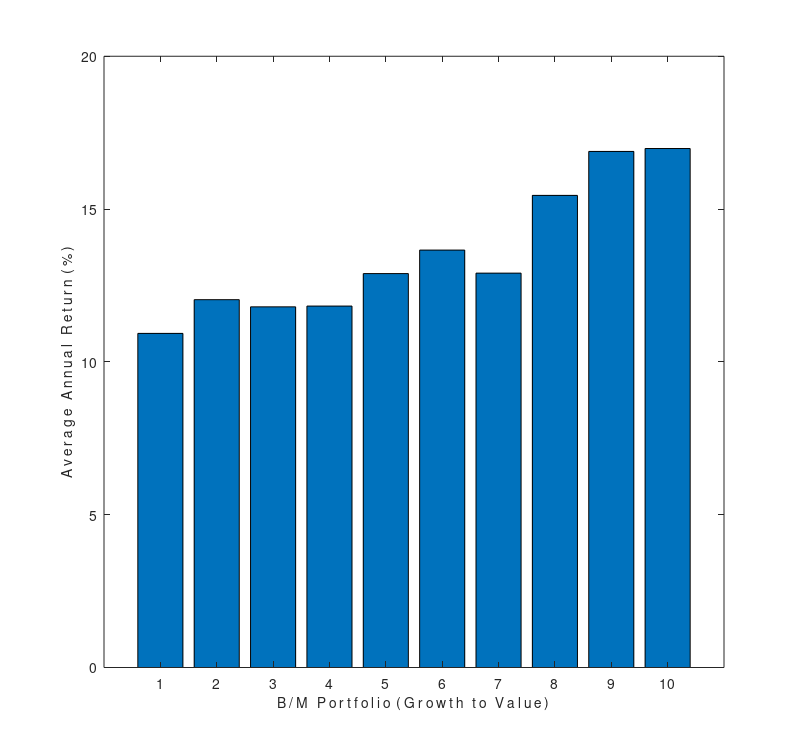
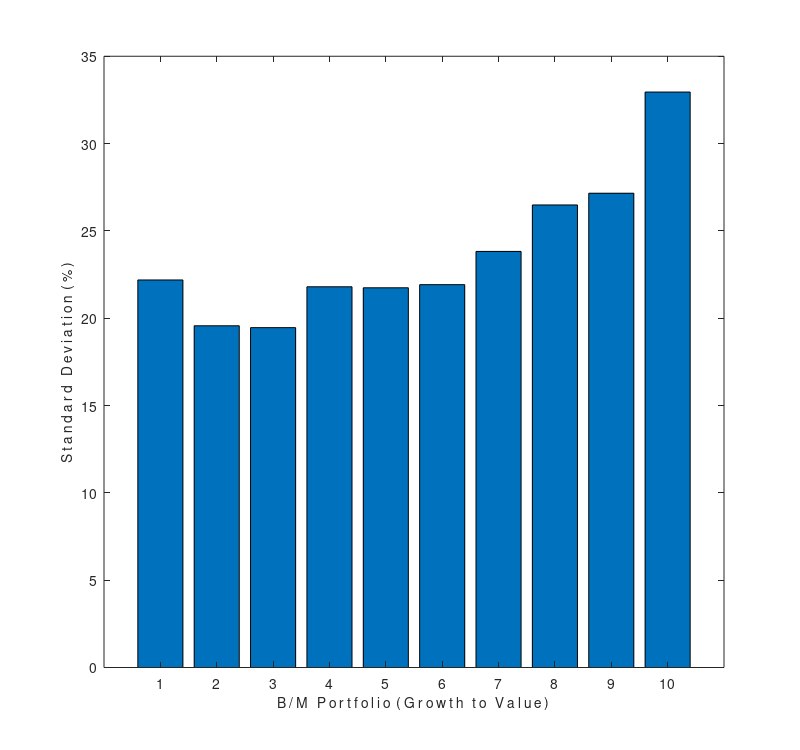
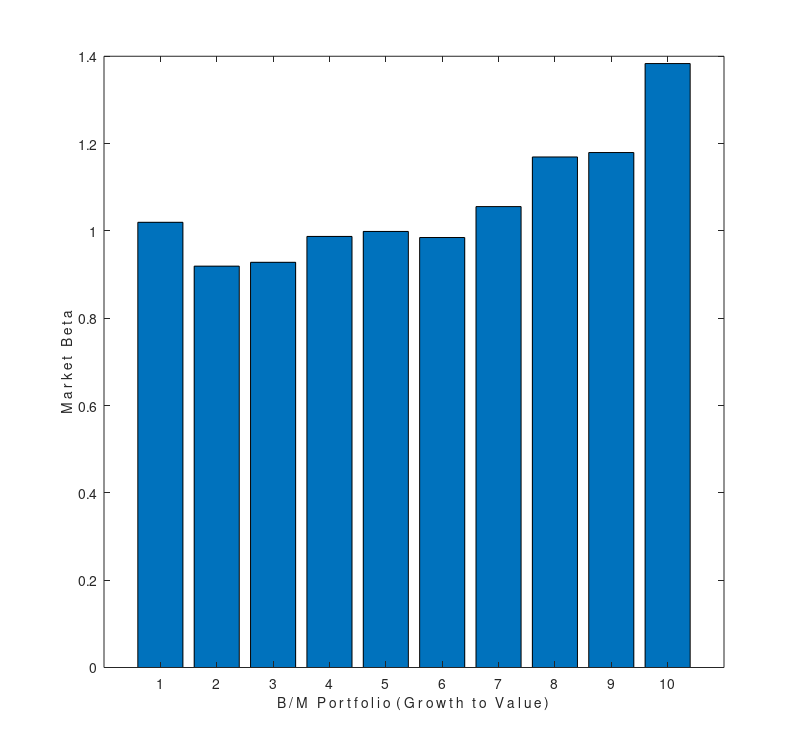
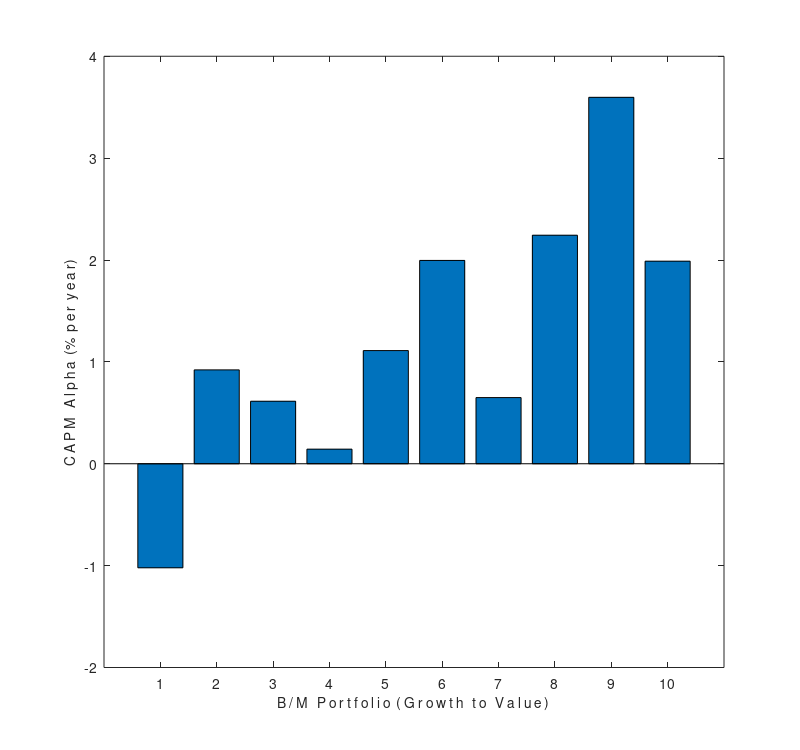

MATLAB code to generate these figures, in order:
clear all
clc
 
N = 10;                 % number of B/M-sorted portfolios: 3, 5, or 10
W = 10;                  % window (years) over which moving averages are computed
period = 1927:2016;     % time period between 1927 and 2016
%period = 1927:1981;     % time period between 1927 and 2016
%period = 1982:2016;     % time period between 1927 and 2016
%period = 1990:1999;     % time period between 1927 and 2016
%period = 2000:2016;     % time period between 1927 and 2016
pick_figures = [1 2 3 4 5];

x = load('value_1927_2016.txt');     % load returns on B/M-sorted portfolios
years = x(:,1);
ret3 = x(:,3:5);        % 3 portfolios: lo30%, med40%, hi30%
ret5 = x(:,6:10);       % 5 portfolios: quintiles
ret10 = x(:,11:20);     % 10 portfolios: deciles
eval(['ret = ret' int2str(N) ';'])    % pick the relevant returns matrix

yrs = find(ismember(years,intersect(period,years)));
r = ret(yrs,:);         % pick the subperiod specified in 'period'
T = size(r,1);          % number of years

means = mean(r)
stds = std(r);
dif = r(:,end) - r(:,1);    % last minus first portfolio returns
mdif = mean(dif)           % average return
sdif = std(dif)/sqrt(T);    % standard error
tdif = mdif/sdif           % t-stat

%disp([int2str(period(1)) '-' int2str(period(end))]);
%fprintf(['\n']) % insert an empty line
%disp('Average portfolio returns (Growth to Value)');
%disp(means)
%disp('Value-Growth average return:')
%disp(mdif)
%disp('t-statistic')
%disp(tdif)
%fprintf(['\n']) % insert an empty line
%fprintf(['\n']) % insert an empty line

if ismember(1,pick_figures)    
    % Plot average returns across portfolios
    figure(1)      
    bar(means)
    set(gca,'FontSize',10)
    set(gca,'XLabel',text(0,0,'B / M   P o r t f o l i o  ( G r o w t h   t o   V a l u e )'))
    set(gca,'YLabel',text(0,0,'A v e r a g e   A n n u a l   R e t u r n  ( % )'))
    set(gca,'XLim',[0 N+1])
    figname = ['value_a_means_' int2str(period(1)) '_' int2str(period(end))];
    set(gcf,'PaperPosition',[0.25,2.5,8,7.5])
    eval(['print -deps2 ' figname]); 
end

if ismember(2,pick_figures)    
    % Plot standard deviations across portfolios
    figure(2)      
    bar(stds)
    set(gca,'FontSize',10)
    set(gca,'XLabel',text(0,0,'B / M   P o r t f o l i o  ( G r o w t h   t o   V a l u e )'))
    set(gca,'YLabel',text(0,0,'S t a n d a r d   D e v i a t i o n  ( % )'))
    set(gca,'XLim',[0 N+1])
    figname = ['value_a_stds_' int2str(period(1)) '_' int2str(period(end))];
    set(gcf,'PaperPosition',[0.25,2.5,8,7.5])
    eval(['print -deps2 ' figname]); 
end

% Compute CAPM alphas and betas
x = load('ff_factors_1927_2016.txt');   % load FF factors
mkt = x(yrs,2);    % excess market rets; pick the subperiod specified in 'period'
smb = x(yrs,3);
hml = x(yrs,4);
rf = x(yrs,5);

Y = r - rf*ones(1,N);       % TxN; excess portfolio returns
Y = [Y Y(:,1)-Y(:,end)];    % add top minus bottom portfolio; Tx(N+1)
X = [ones(T,1) mkt];        % Tx2
Bhat = X\Y;                  % 2x(N+1), regression estimates
alphas = Bhat(1,:);
betas = Bhat(2,:);
% Compute standard errors for alpha
Sigmahat = (1/T)*(Y - X*Bhat)'*(Y - X*Bhat);    % (N+1)x(N+1)
xtxi = inv(X'*X);                             % 2x2
serrs = sqrt(diag(kron(Sigmahat,xtxi)));        % (2*(N+1))x1
bhat = reshape(Bhat,2*(N+1),1);          % (2*(N+1))x1  
tstats = bhat./serrs;                % (2*(N+1))x1 
t_alpha = tstats(1:2:end)';
    
if ismember(3,pick_figures)    
    % Plot betas across portfolios
    figure(3)      
    bar(betas(1:N))
    set(gca,'FontSize',10)
    set(gca,'XLabel',text(0,0,'B / M   P o r t f o l i o  ( G r o w t h   t o   V a l u e )'))
    set(gca,'YLabel',text(0,0,'M a r k e t   B e t a'))
    set(gca,'XLim',[0 N+1])
    figname = ['value_a_cm_betas_' int2str(period(1)) '_' int2str(period(end))];
    set(gcf,'PaperPosition',[0.25,2.5,8,7.5])
    eval(['print -deps2 ' figname]); 
end

if ismember(4,pick_figures)    
    % Plot alphas across portfolios
    figure(4)      
    bar(alphas(1:N))
    set(gca,'FontSize',10)
    set(gca,'XLabel',text(0,0,'B / M   P o r t f o l i o  ( G r o w t h   t o   V a l u e )'))
    set(gca,'YLabel',text(0,0,'C A P M   A l p h a  (%  p e r  y e a r)'))
    set(gca,'XLim',[0 N+1])
    figname = ['value_a_cm_alphas_' int2str(period(1)) '_' int2str(period(end))];
    set(gcf,'PaperPosition',[0.25,2.5,8,7.5])
    eval(['print -deps2 ' figname]); 
end

if ismember(5,pick_figures)    
    % Plot moving averages of the H-L difference
    mov_avg_dif = nan*ones(T,1);
    for t=1+W:T
       mov_avg_dif(t) = mean(dif(t-W:t));  % dif is Tx1
    end
    figure(5)
    plot(1:T,mov_avg_dif,'-',1:T,zeros(T,1),'-');
    set(gca,'FontSize',10)
    set(gca,'XLabel',text(0,0,'Y e a r'))
    set(gca,'YLabel',text(0,0,'V a l u e   P r e m i u m   ( %  p e r  y e a r )'))
    set(gca,'XLim',[9 T])
    %set(gca,'YLim',[0 ytop])
    v = [4:10:T];
    set(gca,'XTick',v);
    set(gca,'XTickLabel',period(v));
    figname = ['value_a_movavg_' int2str(period(1)) '_' int2str(period(end))];
    set(gcf,'PaperPosition',[0.25,2.5,8,7.5])
    eval(['print -deps2 ' figname]); 
end